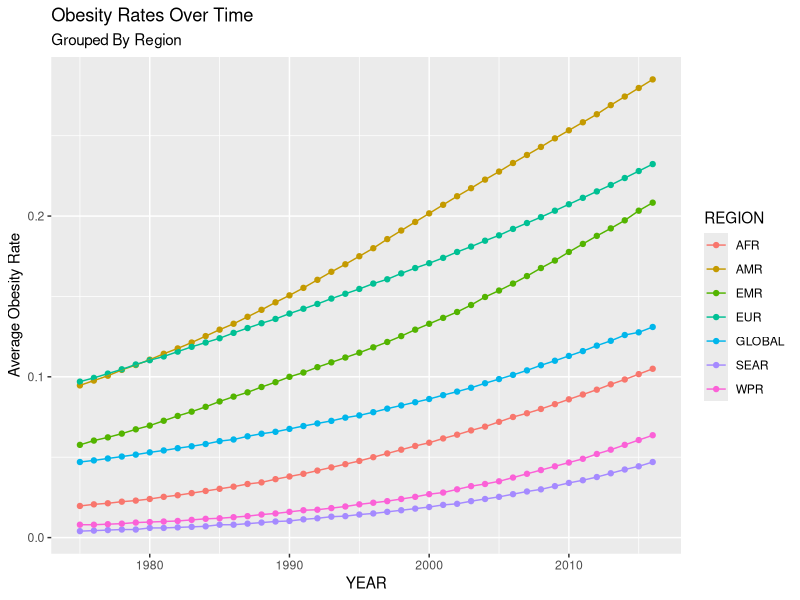

R code for this plot:
library(readr)
library(dplyr)
library(ggplot2)

# Flat file downloaded from:
# http://apps.who.int/gho/data/view.main.REGION2480A?lang=en

data <- read_csv('obesity.csv')

by.region <- data %>%
  group_by(REGION, YEAR) %>%
  summarize(mean.Numeric = mean(Numeric)/100)

ggplot(by.region, aes(x = YEAR, y = mean.Numeric, color = REGION)) +
  geom_point() +
  geom_line() +
  ggtitle('Obesity Rates Over Time', subtitle = 'Grouped By Region') +
  ylab('Average Obesity Rate')